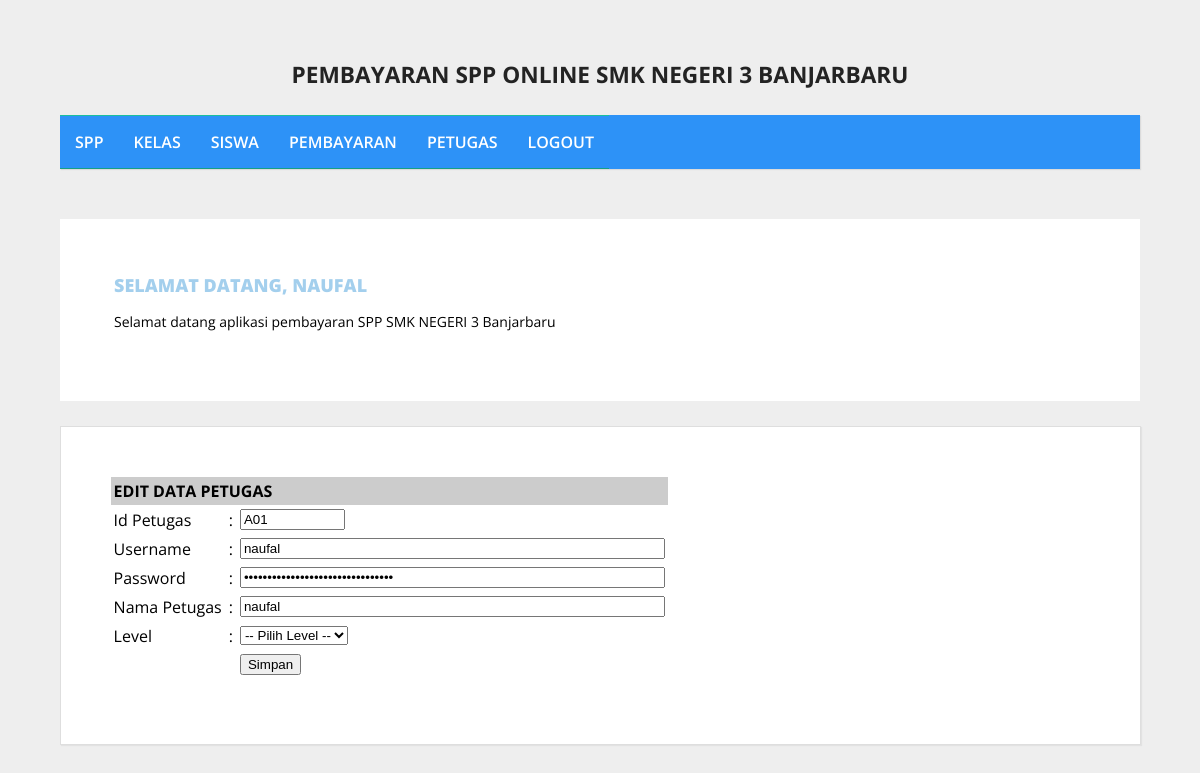
Page /admin/halaman_admin.php?open=edit_petugas&id_petugas=A01 (signed in) on the committed database.
### tables this page shows
CREATE TABLE `petugas` (
  `id_petugas` varchar(5) NOT NULL,
  `username` varchar(25) NOT NULL,
  `password` varchar(32) NOT NULL,
  `nama_petugas` varchar(35) NOT NULL,
  `level` enum('admin','petugas',',') NOT NULL
);

### admin/edit_petugas.php (the view, shortened to what this page needs)
<?php
include_once "../src/koneksi.php";
$id_petugas = $_GET['id_petugas'];
$sql        = mysqli_query($koneksi, "SELECT * FROM petugas WHERE id_petugas='$id_petugas'");
$data       = mysqli_fetch_array($sql);
?>
<form action="" method="post">
    <table cellspacing="1" cellpadding="3">
        <tr>
            <td bgcolor="#CCCCCC" colspan="3"><strong>EDIT DATA PETUGAS</strong></td>
        </tr>
        <tr>
            <td>Id Petugas</td>
            <td>:</td>
            <td><input name="id_petugas" type="text" size="10" maxlength="10" value="<?php echo $data['id_petugas']; ?>" readonly="true" /></td>
        </tr>
        <tr>
            <td>Username</td>
            <td>:</td>
            <td><input name="username" type="text" size="50" maxlength="50" value="<?php echo $data['username']; ?>" /></td>
        </tr>
        <tr>
            <td>Password</td>
            <td>:</td>
            <td><input name="password" type="password" size="50" maxlength="50" value="<?php echo $data['password']; ?>" /></td>
        </tr>
        <tr>
            <td>Nama Petugas</td>
            <td>:</td>
            <td><input name="nama_petugas" type="text" size="50" maxlength="50" value="<?php echo $data['nama_petugas']; ?>" /></td>
        </tr>
        <tr>
            <td>Level</td>
            <td>:</td>
            <td>
                <select name="level">
                    <option value="Kosong">-- Pilih Level --</option>
                </select>
            </td>
        </tr>
        <tr>
            <td>&nbsp;</td>
            <td>&nbsp;</td>
            <td><input name="btnSimpan" type="submit" value="Simpan" /></td>
        </tr>
    </table>
</form>

### src/style.css (style rules this page uses)
body { background: #eee; margin: 0; font-family: 'Open Sans', sans-serif; }

### rows in the picture
petugas: id_petugas "A01", username "naufal", nama_petugas "naufal"

### other values in the picture
$_SESSION['username'] "NAUFAL"
